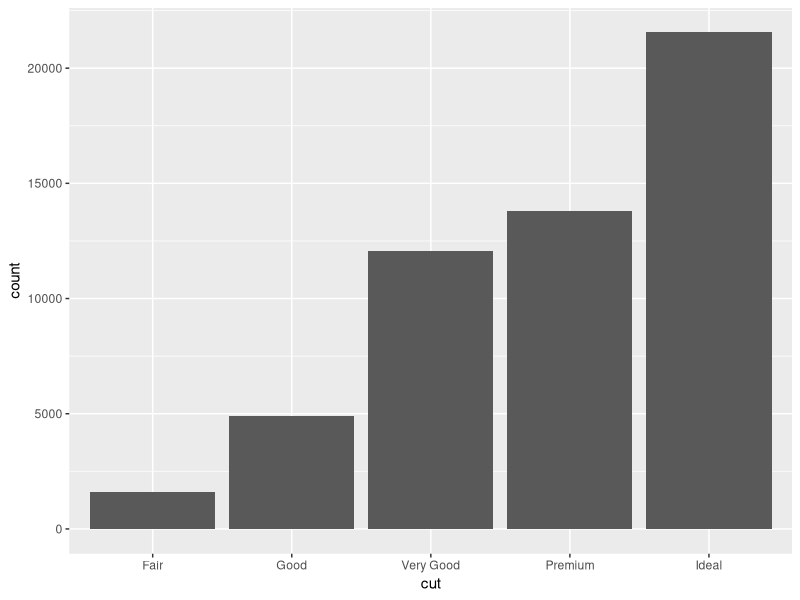
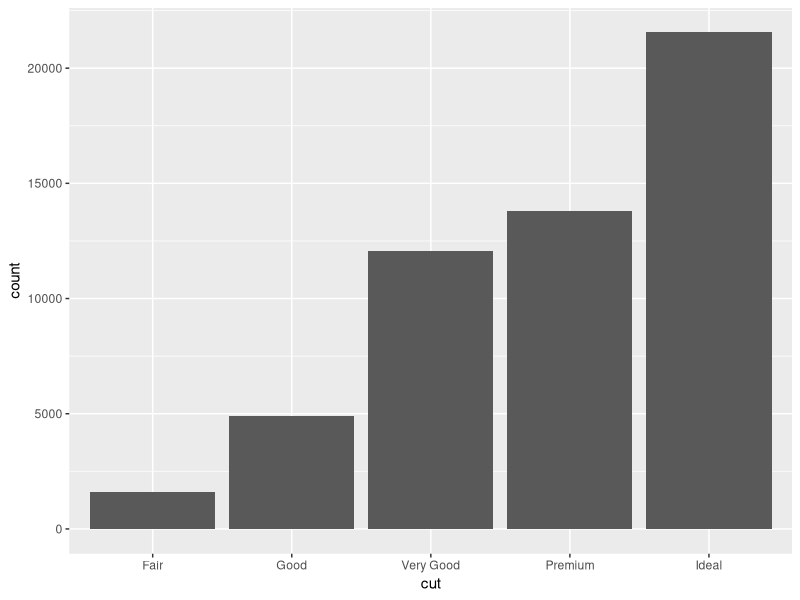
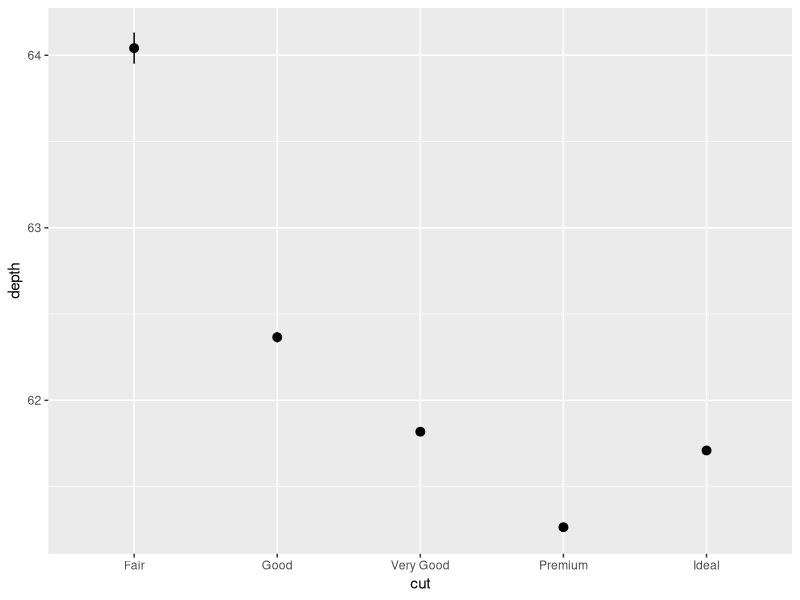
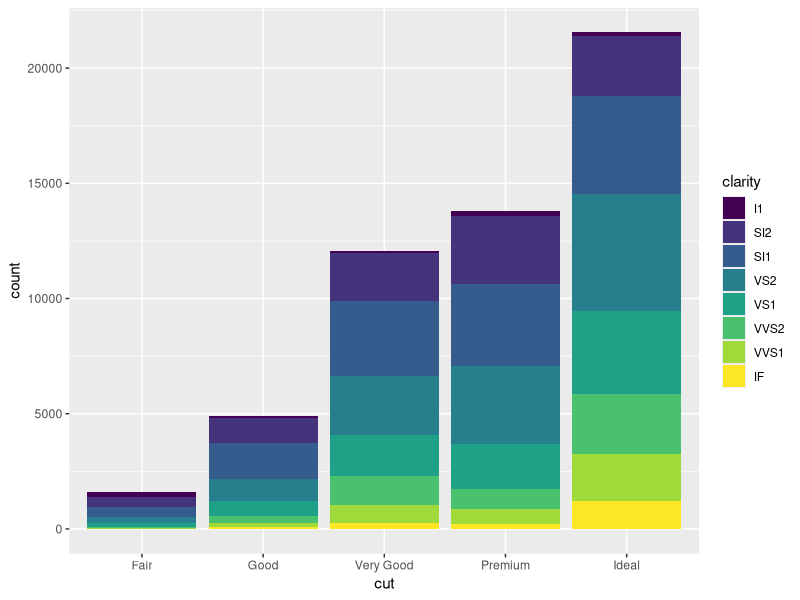
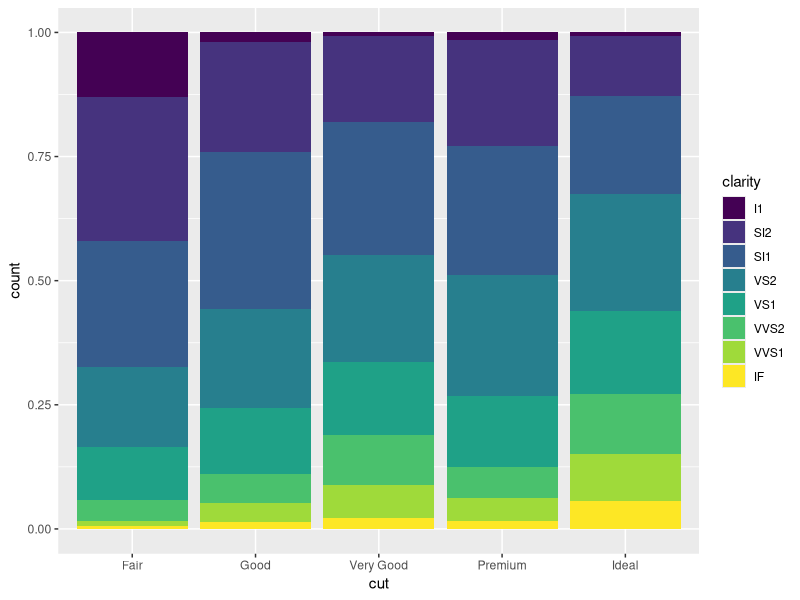
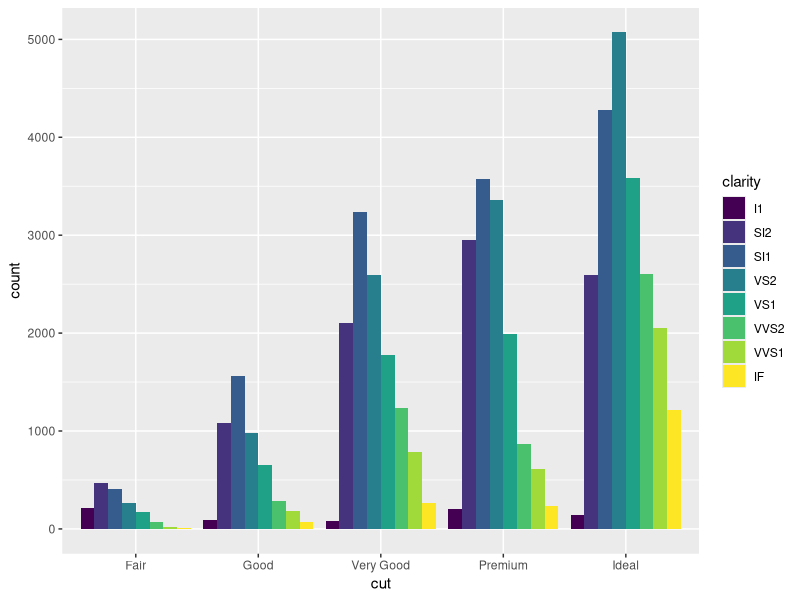
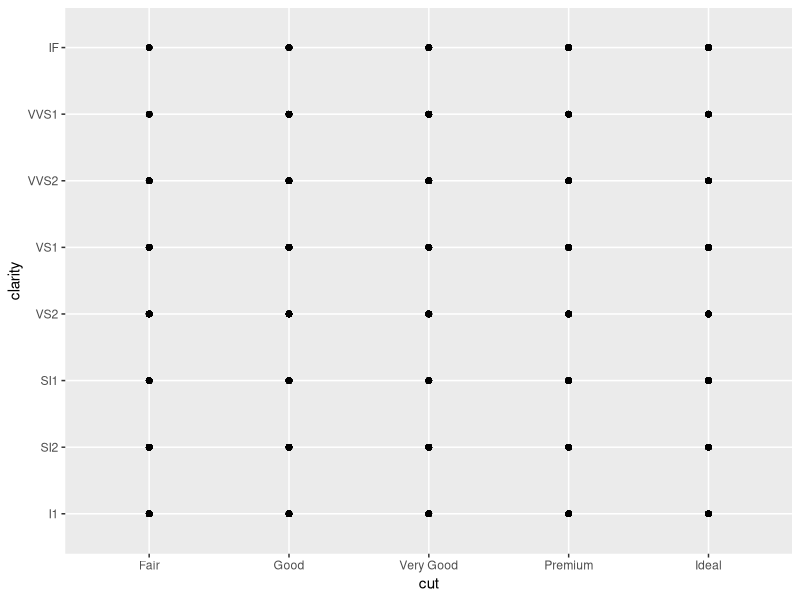
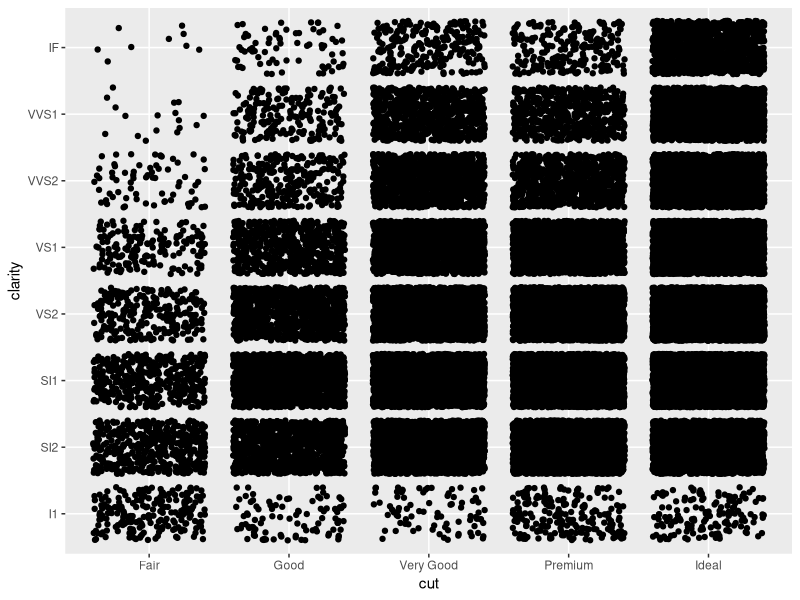

Write the R code that produced these figures, in order.
# Exercise 2: advanced ggplot2 practice

# Install and load the `ggplot2` package
#install.packages('ggplot2')
library(ggplot2)

# For this exercise you will again be working with the `diamonds` data set.
# Use `?diamonds` to review details about this data set
?diamonds

## Statistical Transformations

# Draw a bar chart of the diamonds data, organized by cut
# Each bar's height is based on the "count" (number) of diamonds with that cut
ggplot(data = diamonds) +
  geom_bar(mapping = aes(x = cut))

# Use the `stat_count` to apply the statistical transformation "count" to the 
# diamonds by cut. You do not need a separate geometry layer!
ggplot(data = diamonds) +
  stat_count(mapping = aes(x = cut))

# Use the `stat_summary` function to draw a chart with a summary layer.
# Map the x-position to diamond `cut`, and the y-position to diamond `depth`
# Bonus: use `min` as the function ymin, `max` as the function ymax, and `median` 
# as the function y
ggplot(data = diamonds) +
  stat_summary(mapping = aes(x = cut, y = depth))

## Position Adjustments

# Draw a bar chart of diamonds organized by cut, with each bar filled by clarity.
# You should see a _stacked_ bar chart.
ggplot(data = diamonds) +
  geom_bar(mapping = aes(x = cut, fill = clarity))

# Draw the same chart again, but with each element positioned to "fill" the y axis
ggplot(data = diamonds) +
  geom_bar(mapping = aes(x = cut, fill = clarity), position = "fill")

# Draw the same chart again, but with each element positioned to "dodge" each other
ggplot(data = diamonds) +
  geom_bar(mapping = aes(x = cut, fill = clarity), position = "dodge")

# Draw a plot with point geometry with the x-position mapped to `cut` and the 
# y-position mapped to `clarity`
# This creates a "grid" grouping the points
ggplot(data = diamonds) +
  geom_point(mapping = aes(x = cut, y = clarity))

# Use the "jitter" position adjustment to keep the points from all overlapping!
# (This works a little better with a sample of diamond data, such as from the 
# previous exercise).
ggplot(data = diamonds) +
  geom_point(mapping = aes(x = cut, y = clarity), position = "jitter")


## Scales

# Draw a "boxplot" (with `geom_boxplot`) for the diamond's price (y) by color (x)


# This has a lot of outliers, making it harder to read. To fix this, draw the 
# same plot but with a _logarithmic_ scale for the y axis.


# For another version, draw the same plot but with `violin` geometry instead of 
# `boxplot` geometry!
# How does the logarithmic scale change the data presentation?


# Another interesting plot: draw a plot of the diamonds price (y) by carat (x), 
# using a heatmap of 2d bins (geom_bin2d)
# What happens when you make the x and y channels scale logarithmically?


# Draw a scatter plot for the diamonds price (y) by carat (x). Color each point
# by the clarity (Remember, this will take a while. Use a sample of the diamonds 
# for faster results)


# Change the color of the previous plot using a ColorBrewer scale of your choice. 
# What looks nice?



## Coordinate Systems

# Draw a bar chart with x-position and fill color BOTH mapped to cut
# For best results, SET the `width` of the geometry to be 1 (fill plot, no space
# between)
# TIP: You can save the plot to a variable for easier modifications


# Draw the same chart, but with the coordinate system flipped


# Draw the same chart, but in a polar coordinate system. It's a Coxcomb chart!



## Facets

# Take the scatter plot of price by carat data (colored by clarity) and add 
# _facets_ based on the diamond's `color`



## Saving Plots

# Use the `ggsave()` function to save the current (recent) plot to disk.
# Name the output file "my-plot.png".
# Make sure you've set the working directory!!

